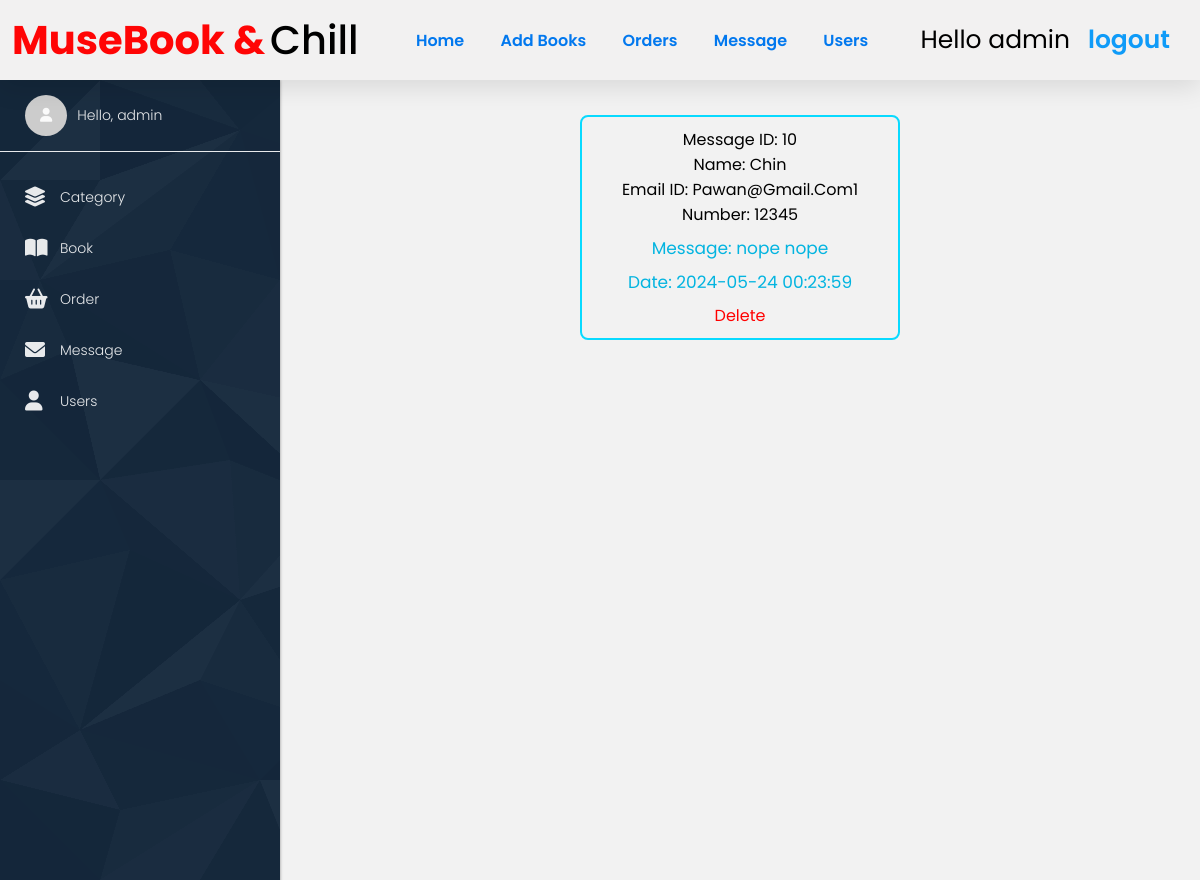
Screenshot of /message_admin.php (signed in) with the database file from the repository.
### tables this page shows
CREATE TABLE `msg` (
  `id` int(100) NOT NULL,
  `user_id` int(100) NOT NULL,
  `name` varchar(20) NOT NULL,
  `email` varchar(20) NOT NULL,
  `number` int(20) NOT NULL,
  `msg` text NOT NULL,
  `date` datetime NOT NULL DEFAULT current_timestamp()
);

### message_admin.php (the view, shortened to what this page needs)
<?php
include 'config.php';
?>
<!DOCTYPE html>
<html lang="en">
<head>
    <link rel="stylesheet" href="./css/register.css">
    <link rel="stylesheet" href="./css/index_book.css">
    <link rel="stylesheet" href="./css/admin.css">
    <link rel="stylesheet" href="https://cdnjs.cloudflare.com/ajax/libs/font-awesome/6.0.0/css/all.min.css">
</head>
<body>
    <?php include './admin_header.php' ?>
    <div class="wrapper">
        <?php include './admin_sidebar.php' ?>
        <div class="container-admin">
            <section class="show-products">
                <div class="box-container">
                    <?php
                    $select_user = mysqli_query($conn, "SELECT id,name,email,number,msg,date FROM msg") or die('query failed');
                    if (mysqli_num_rows($select_user) > 0) {
                        while ($fetch_user = mysqli_fetch_assoc($select_user)) {
                    ?>
                            <div class="box">
                                <div class="name">Message ID: <?php echo $fetch_user['id']; ?></div>
                                <div class="name">Name: <?php echo $fetch_user['name']; ?></div>
                                <div class="name">Email ID: <?php echo $fetch_user['email']; ?></div>
                                <div class="password">Number: <?php echo $fetch_user['number']; ?></div>
                                <div class="price">Message: <?php echo wordwrap($fetch_user['msg'], 30, "<br>\n", TRUE); ?></div>
                                <div class="price">Date: <?php echo $fetch_user['date']; ?></div>
                                <a href="message_admin.php?delete_msg=<?php echo $fetch_user['id']; ?>" onclick="return confirm('delete this message?');">Delete</a>
                            </div>
                    <?php
                        }
                    } else {
                        echo '<p class="empty">No any message recived yet!</p>';
                    }
                    ?>
                </div>
            </section>
        </div>
    </div>
</body>
</html>

### css/register.css (style rules this page uses)
* { text-decoration: none; margin: 0; padding: 0; box-sizing: border-box; outline: none; border: none; font-family: "Raleway", sans-serif; font-optical-sizing: auto; font-style: normal; }
html { overflow-x: hidden; top: 0; bottom: 0; left: 0; right: 0; }
.show-products .box-container { display: grid; grid-template-columns: repeat(auto-fit, 27rem); justify-content: center; gap: 1.5rem; max-width: 1200px; margin: 0 auto; align-items: flex-start; }
.show-products { padding-top: 0; margin-top: 15px; }
.show-products .box-container .box { text-align: center; padding: 12px; border-radius: 0.5rem; border: 2px solid rgb(15, 156, 221); }
.show-products .box-container .box .name { font-size: 1rem; color: black; text-transform: capitalize; }
.show-products .box-container .box .price { margin: 15px; font-size: 20px; color: rgb(32, 31, 31); }

### css/index_book.css (style rules this page uses)
* { text-decoration: none; margin: 0; padding: 0; font-family: "Poppins", sans-serif; box-sizing: border-box; outline: none; border:none; }
.show-products .box-container { display: grid; grid-template-columns: repeat(auto-fit, 20rem); justify-content: center; gap:1.5rem; max-width: 1200px; margin:0 auto; align-items: flex-start; }
.show-products { padding-top: 0; margin-top: 15px; }
.show-products .box-container .box { text-align: center; padding:10px; border-radius: .5rem; border:2px solid rgb(9, 218, 255); }
.show-products .box-container .box .name { font-size: 1rem; color:black; text-transform: capitalize; }
.show-products .box-container .box .price { margin: 8px 0px; font-size: 17px; color: rgb(3, 180, 224); font-weight: 400; }

### css/admin.css (style rules this page uses)
* { text-decoration: none; margin: 0; padding: 0; font-family: "Poppins", sans-serif; box-sizing: border-box; outline: none; border: none; }
a { color: #ff0000; text-decoration: none; background-color: transparent; }
.wrapper { display: flex; height: 100%; }
.container-admin { flex: 1; padding: 20px 20px 20px 300px; background-color: #f2f2f2; height: 100vh; }

### rows the page displays
msg: id "10", name "Chin", email "Pawan@gmail.com1", number "12345", msg "nope nope", date "2024-05-24 00:23:59"

### other values shown
$_SESSION['admin_name'] "admin"
